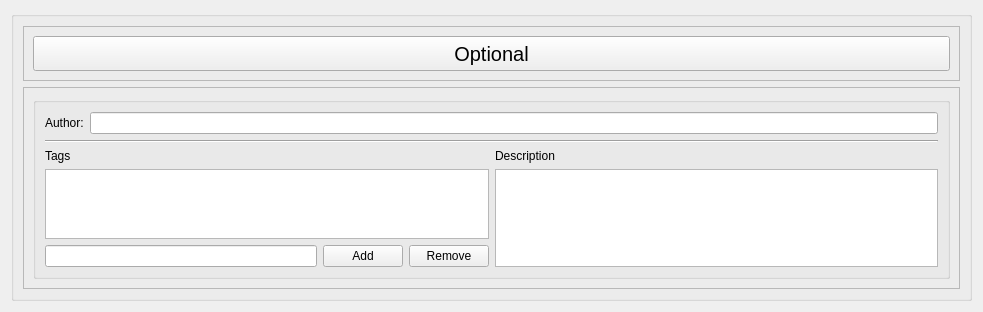
<?xml version="1.0" encoding="UTF-8"?>
<ui version="4.0">
 <class>Form</class>
 <widget class="QWidget" name="Form">
  <property name="geometry">
   <rect>
    <x>0</x>
    <y>0</y>
    <width>983</width>
    <height>303</height>
   </rect>
  </property>
  <property name="windowTitle">
   <string>Form</string>
  </property>
  <layout class="QVBoxLayout" name="verticalLayout">
   <item>
    <widget class="QGroupBox" name="groupBox">
     <property name="title">
      <string/>
     </property>
     <layout class="QVBoxLayout" name="verticalLayout_2">
      <item>
       <widget class="QFrame" name="frame">
        <property name="frameShape">
         <enum>QFrame::StyledPanel</enum>
        </property>
        <property name="frameShadow">
         <enum>QFrame::Raised</enum>
        </property>
        <layout class="QVBoxLayout" name="verticalLayout_6">
         <item>
          <widget class="QPushButton" name="buttonOptional">
           <property name="minimumSize">
            <size>
             <width>0</width>
             <height>35</height>
            </size>
           </property>
           <property name="maximumSize">
            <size>
             <width>16777215</width>
             <height>35</height>
            </size>
           </property>
           <property name="font">
            <font>
             <pointsize>15</pointsize>
            </font>
           </property>
           <property name="text">
            <string>Optional</string>
           </property>
          </widget>
         </item>
        </layout>
       </widget>
      </item>
      <item>
       <widget class="QFrame" name="frameContents">
        <property name="frameShape">
         <enum>QFrame::StyledPanel</enum>
        </property>
        <property name="frameShadow">
         <enum>QFrame::Raised</enum>
        </property>
        <layout class="QVBoxLayout" name="verticalLayout_7">
         <item>
          <widget class="QGroupBox" name="contentOptional">
           <property name="title">
            <string/>
           </property>
           <layout class="QVBoxLayout" name="verticalLayout_5">
            <item>
             <layout class="QHBoxLayout" name="horizontalLayout_3">
              <item>
               <widget class="QLabel" name="labelAuthor">
                <property name="text">
                 <string>Author:</string>
                </property>
               </widget>
              </item>
              <item>
               <widget class="QLineEdit" name="entryAuthor"/>
              </item>
             </layout>
            </item>
            <item>
             <widget class="Line" name="line_2">
              <property name="orientation">
               <enum>Qt::Horizontal</enum>
              </property>
             </widget>
            </item>
            <item>
             <layout class="QHBoxLayout" name="horizontalLayout">
              <item>
               <layout class="QVBoxLayout" name="verticalLayout_3">
                <item>
                 <widget class="QLabel" name="labelTags">
                  <property name="text">
                   <string>Tags</string>
                  </property>
                 </widget>
                </item>
                <item>
                 <widget class="QListWidget" name="listTags"/>
                </item>
                <item>
                 <layout class="QHBoxLayout" name="horizontalLayout_2">
                  <item>
                   <widget class="QLineEdit" name="entryTag"/>
                  </item>
                  <item>
                   <widget class="QPushButton" name="buttonAddTag">
                    <property name="text">
                     <string>Add</string>
                    </property>
                   </widget>
                  </item>
                  <item>
                   <widget class="QPushButton" name="buttonRemoveTag">
                    <property name="text">
                     <string>Remove</string>
                    </property>
                   </widget>
                  </item>
                 </layout>
                </item>
               </layout>
              </item>
              <item>
               <layout class="QVBoxLayout" name="verticalLayout_4">
                <item>
                 <widget class="QLabel" name="labelDescription">
                  <property name="text">
                   <string>Description</string>
                  </property>
                 </widget>
                </item>
                <item>
                 <widget class="QTextEdit" name="entryDescription">
                  <property name="sizePolicy">
                   <sizepolicy hsizetype="Expanding" vsizetype="Expanding">
                    <horstretch>0</horstretch>
                    <verstretch>0</verstretch>
                   </sizepolicy>
                  </property>
                  <property name="minimumSize">
                   <size>
                    <width>400</width>
                    <height>0</height>
                   </size>
                  </property>
                  <property name="maximumSize">
                   <size>
                    <width>600</width>
                    <height>16777215</height>
                   </size>
                  </property>
                 </widget>
                </item>
               </layout>
              </item>
             </layout>
            </item>
           </layout>
          </widget>
         </item>
        </layout>
       </widget>
      </item>
     </layout>
    </widget>
   </item>
  </layout>
 </widget>
 <resources/>
 <connections/>
</ui>
